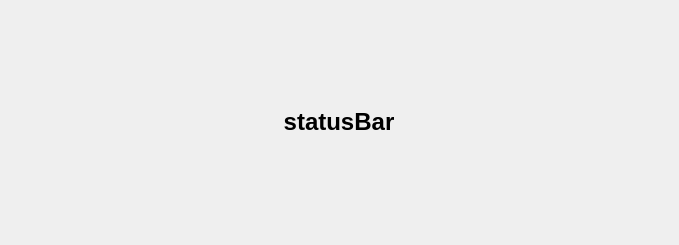
<?xml version="1.0" encoding="UTF-8"?>
<ui version="4.0">
 <class>statusBar</class>
 <widget class="QWidget" name="statusBar">
  <property name="geometry">
   <rect>
    <x>0</x>
    <y>0</y>
    <width>679</width>
    <height>245</height>
   </rect>
  </property>
  <property name="windowTitle">
   <string>Form</string>
  </property>
  <layout class="QGridLayout" name="gridLayout">
   <item row="0" column="0">
    <widget class="QLabel" name="label">
     <property name="minimumSize">
      <size>
       <width>400</width>
       <height>30</height>
      </size>
     </property>
     <property name="maximumSize">
      <size>
       <width>400</width>
       <height>30</height>
      </size>
     </property>
     <property name="font">
      <font>
       <family>Arial</family>
       <pointsize>18</pointsize>
       <weight>75</weight>
       <bold>true</bold>
      </font>
     </property>
     <property name="text">
      <string>statusBar</string>
     </property>
     <property name="alignment">
      <set>Qt::AlignCenter</set>
     </property>
    </widget>
   </item>
  </layout>
 </widget>
 <resources/>
 <connections/>
</ui>
